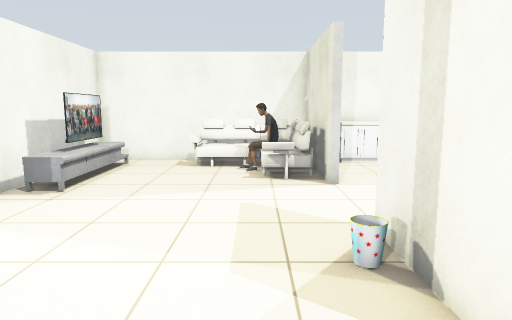
view 1 (above)

16 first-person views from a walk through a Gazebo world. The camera is 1.2 m above the floor, tilts 8° down and sees 70° across. Floor lines are 1 m apart. The floor is counted in squares, 0.5 m on a side. Each view is taken from the middle of a square. On the plan, view 1 faces up. The plan holds only what a view shows up to about 20 squares ahead; the rest is blank. Some stock models are drawn as simple stand-ins. Some surface patterns are stand-ins.

view 2
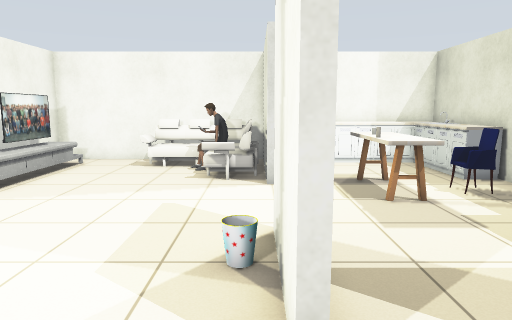

view 3
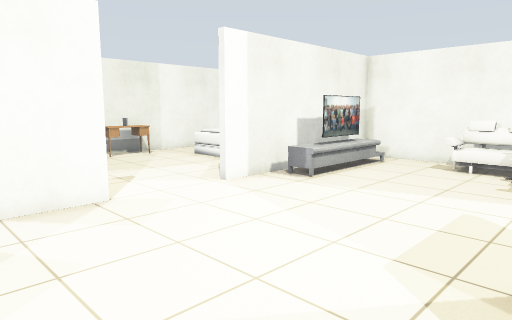

view 4
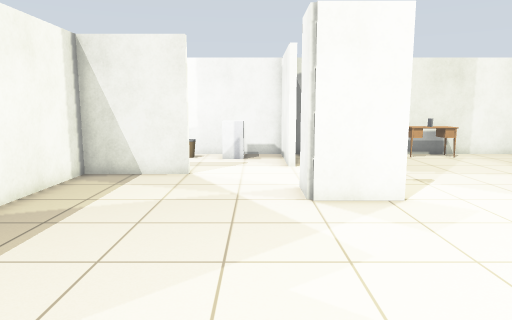

view 5
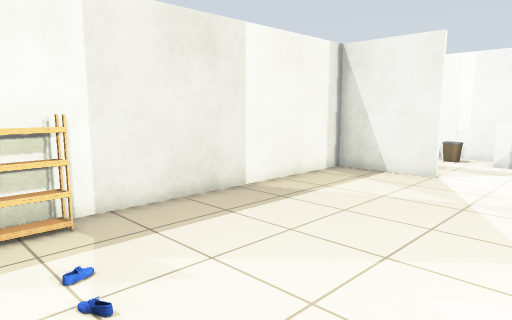

view 6
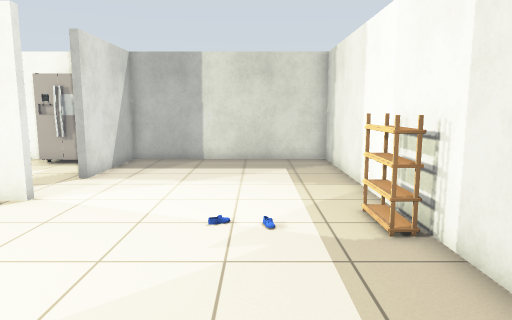

view 7
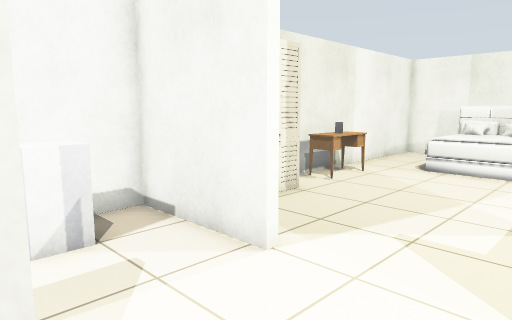

view 8
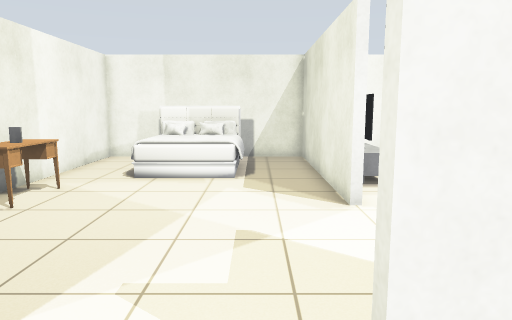

view 9
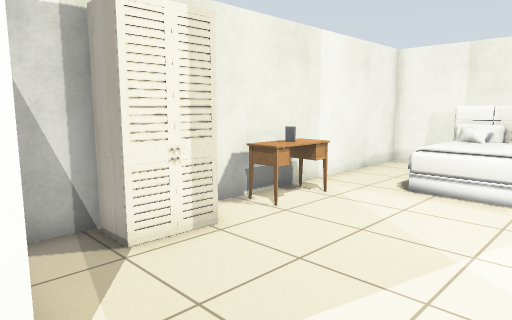

view 10
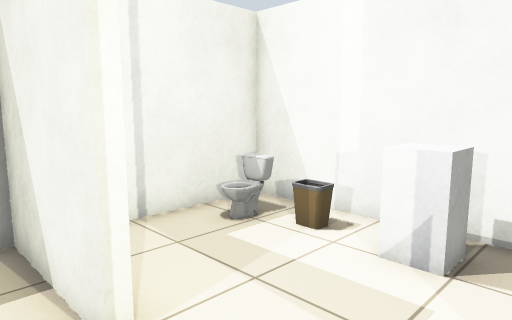

view 11
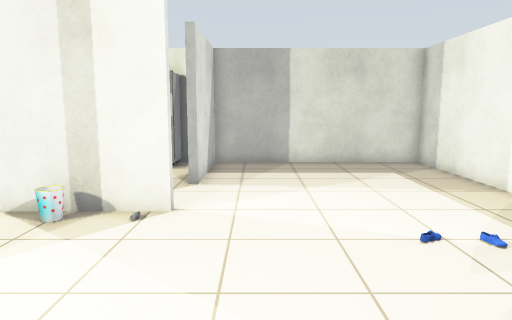

view 12
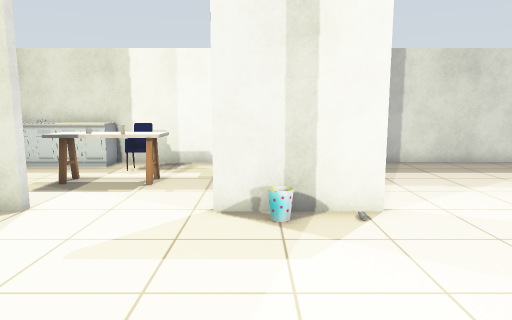

view 13
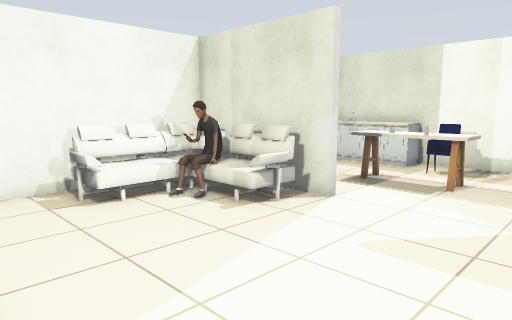

view 14
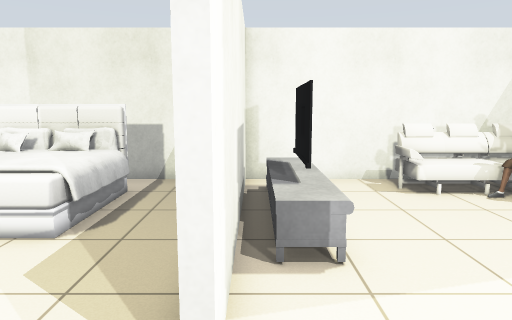

view 15
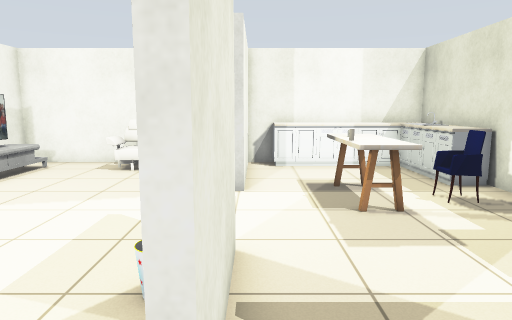

view 16
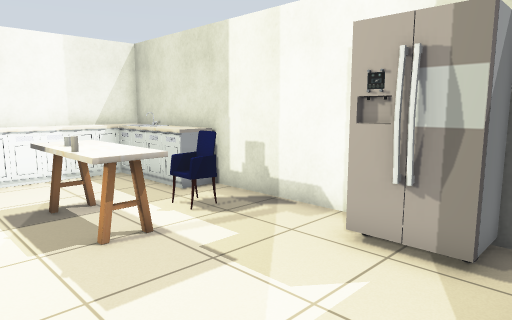

### Floor plan
Points are (right, up) in squares from view 1. A wall is a line through its corners. A room is listed if a view was taken in it or the views show most of it. See-through windows are left out.
Room 1 (views 1, 2, 3, 4, 5, 6, 7, 8, 9, 10, 11, 12, 13, 14, 15, 16)
walls: (-7.3, 4) (-7.3, 1.4) (-9.1, 1.4) (-9.1, 1.8); (2.7, 7) (2.7, 3) (2.4, 3) (2.4, 7); (-13.1, 1.8) (-13.1, 1.4) (-17.3, 1.4) (-17.3, -6.3) (-13.4, -6.3); (2.7, 12.1) (2.7, 11.5) (2.4, 11.5) (2.4, 12.5); (-11.8, -2.5) (-11.4, -2.5) (-11.4, -6.3) (-0.6, -6.3); (-2.6, 17.4) (-7.3, 17.4) (-7.3, 7.9) (-7.6, 7.9) (-7.6, 17.4) (-17.3, 17.4) (-17.3, 10.4); (1.6, -6.3) (10.4, -6.3) (10.4, 2.8) (5.5, 2.8) (5.5, 3.2); (-17.3, 3.9) (-17.3, 2.1); (-17.3, 7.5) (-17.3, 6.9); (3.2, 17.4) (2.6, 17.4); (10.4, 7.2) (10.4, 11.5)
objects: desk (-17, 8) to (-16, 10); toilet (-16, -5) to (-15, -5); bin (-16, -4) to (-16, -3); white box (-16, -1); wardrobe (-16, 4) to (-16, 5); book (-16, 9); bed (-14, 12) to (-11, 15); TV cabinet (-6, 11); TV (-6, 12) to (-6, 14); TV cabinet (-6, 15) to (-6, 16); sofa (-3, 12) to (2, 17); shoe rack (0, -6) to (1, -6); boat (0, -3); boat (0, -2); person (0, 14) to (1, 15); bin (2, 5); kitchen cabinet (4, 12) to (10, 17); other object (5, 10); kitchen table (6, 9) to (6, 10); other object (6, 11); kitchen table (6, 12); chair (8, 10) to (9, 11); fridge (9, 5) to (9, 6)

Where each view was taken, in squares from view 1:
view 1: 0 up, 0 right, facing up
view 2: 0 up, 2 right, facing up
view 3: 0 up, 2 right, facing up-left
view 4: 0 up, 2 right, facing left
view 5: 2 up, 2 right, facing down-left
view 6: 3 down, 7 left, facing right
view 7: 3 down, 9 left, facing up-left
view 8: 1 down, 10 left, facing up
view 9: 1 up, 10 left, facing up-left
view 10: 1 up, 10 left, facing down-left
view 11: 1 up, 6 left, facing right
view 12: 6 up, 6 left, facing right
view 13: 6 up, 6 left, facing up-right
view 14: 5 up, 7 left, facing up
view 15: 1 up, 3 right, facing up
view 16: 3 up, 3 right, facing up-right
